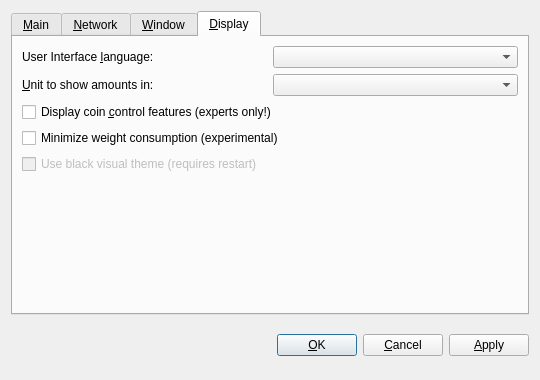
<?xml version="1.0" encoding="UTF-8"?>
<ui version="4.0">
 <class>OptionsDialog</class>
 <widget class="QDialog" name="OptionsDialog">
  <property name="geometry">
   <rect>
    <x>0</x>
    <y>0</y>
    <width>540</width>
    <height>380</height>
   </rect>
  </property>
  <property name="windowTitle">
   <string>Options</string>
  </property>
  <property name="modal">
   <bool>true</bool>
  </property>
  <layout class="QVBoxLayout" name="verticalLayout">
   <item>
    <widget class="QTabWidget" name="tabWidget">
     <property name="tabPosition">
      <enum>QTabWidget::North</enum>
     </property>
     <property name="currentIndex">
      <number>3</number>
     </property>
     <widget class="QWidget" name="tabMain">
      <attribute name="title">
       <string>&amp;Main</string>
      </attribute>
      <layout class="QVBoxLayout" name="verticalLayout_Main">
       <item>
        <widget class="QLabel" name="transactionFeeInfoLabel">
         <property name="text">
          <string>Optional transaction fee per kB that helps make sure your transactions are processed quickly. Most transactions are 1 kB. Fee 0.01 recommended.</string>
         </property>
         <property name="textFormat">
          <enum>Qt::PlainText</enum>
         </property>
         <property name="wordWrap">
          <bool>true</bool>
         </property>
        </widget>
       </item>
       <item>
        <layout class="QHBoxLayout" name="horizontalLayoutFee">
         <item>
          <widget class="QLabel" name="transactionFeeLabel">
           <property name="text">
            <string>Pay transaction &amp;fee</string>
           </property>
           <property name="textFormat">
            <enum>Qt::PlainText</enum>
           </property>
           <property name="buddy">
            <cstring>transactionFee</cstring>
           </property>
          </widget>
         </item>
         <item>
          <widget class="BitcoinAmountField" name="transactionFee"/>
         </item>
         <item>
          <spacer name="horizontalSpacerFee">
           <property name="orientation">
            <enum>Qt::Horizontal</enum>
           </property>
           <property name="sizeHint" stdset="0">
            <size>
             <width>40</width>
             <height>20</height>
            </size>
           </property>
          </spacer>
         </item>
        </layout>
       </item>
       <item>
        <widget class="QLabel" name="reserveBalanceInfoLabel">
         <property name="text">
          <string>Reserved amount does not participate in staking and is therefore spendable at any time.</string>
         </property>
         <property name="textFormat">
          <enum>Qt::PlainText</enum>
         </property>
         <property name="wordWrap">
          <bool>true</bool>
         </property>
        </widget>
       </item>
       <item>
        <layout class="QHBoxLayout" name="horizontalLayoutReserveBalance">
         <item>
          <widget class="QLabel" name="reserveBalanceLabel">
           <property name="text">
            <string>Reserve</string>
           </property>
           <property name="textFormat">
            <enum>Qt::PlainText</enum>
           </property>
           <property name="buddy">
            <cstring>reserveBalance</cstring>
           </property>
          </widget>
         </item>
         <item>
          <widget class="BitcoinAmountField" name="reserveBalance"/>
         </item>
         <item>
          <spacer name="horizontalSpacerReserveBalance">
           <property name="orientation">
            <enum>Qt::Horizontal</enum>
           </property>
           <property name="sizeHint" stdset="0">
            <size>
             <width>40</width>
             <height>20</height>
            </size>
           </property>
          </spacer>
         </item>
        </layout>
       </item>
       <item>
        <widget class="QCheckBox" name="bitcoinAtStartup">
         <property name="toolTip">
          <string>Automatically start nodex after logging in to the system.</string>
         </property>
         <property name="text">
          <string>&amp;Start nodex on system login</string>
         </property>
        </widget>
       </item>
       <item>
        <spacer name="verticalSpacer_Main">
         <property name="orientation">
          <enum>Qt::Vertical</enum>
         </property>
         <property name="sizeHint" stdset="0">
          <size>
           <width>20</width>
           <height>40</height>
          </size>
         </property>
        </spacer>
       </item>
      </layout>
     </widget>
     <widget class="QWidget" name="tabNetwork">
      <attribute name="title">
       <string>&amp;Network</string>
      </attribute>
      <layout class="QVBoxLayout" name="verticalLayout_Network">
       <item>
        <widget class="QCheckBox" name="mapPortUpnp">
         <property name="toolTip">
          <string>Automatically open the nodex client port on the router. This only works when your router supports UPnP and it is enabled.</string>
         </property>
         <property name="text">
          <string>Map port using &amp;UPnP</string>
         </property>
        </widget>
       </item>
       <item>
        <widget class="QCheckBox" name="connectSocks">
         <property name="toolTip">
          <string>Connect to the nodex network through a SOCKS5 proxy (e.g. when connecting through Tor).</string>
         </property>
         <property name="text">
          <string>&amp;Connect through SOCKS5 proxy:</string>
         </property>
        </widget>
       </item>
       <item>
        <layout class="QHBoxLayout" name="horizontalLayout_Network">
         <item>
          <widget class="QLabel" name="proxyIpLabel">
           <property name="text">
            <string>Proxy &amp;IP:</string>
           </property>
           <property name="textFormat">
            <enum>Qt::PlainText</enum>
           </property>
           <property name="buddy">
            <cstring>proxyIp</cstring>
           </property>
          </widget>
         </item>
         <item>
          <widget class="QValidatedLineEdit" name="proxyIp">
           <property name="maximumSize">
            <size>
             <width>140</width>
             <height>16777215</height>
            </size>
           </property>
           <property name="toolTip">
            <string>IP address of the proxy (e.g. 127.0.0.1)</string>
           </property>
          </widget>
         </item>
         <item>
          <widget class="QLabel" name="proxyPortLabel">
           <property name="text">
            <string>&amp;Port:</string>
           </property>
           <property name="textFormat">
            <enum>Qt::PlainText</enum>
           </property>
           <property name="buddy">
            <cstring>proxyPort</cstring>
           </property>
          </widget>
         </item>
         <item>
          <widget class="QLineEdit" name="proxyPort">
           <property name="maximumSize">
            <size>
             <width>55</width>
             <height>16777215</height>
            </size>
           </property>
           <property name="toolTip">
            <string>Port of the proxy (e.g. 9050)</string>
           </property>
          </widget>
         </item>
         <item>
          <spacer name="horizontalSpacer_Network">
           <property name="orientation">
            <enum>Qt::Horizontal</enum>
           </property>
           <property name="sizeHint" stdset="0">
            <size>
             <width>40</width>
             <height>20</height>
            </size>
           </property>
          </spacer>
         </item>
        </layout>
       </item>
       <item>
        <spacer name="verticalSpacer_Network">
         <property name="orientation">
          <enum>Qt::Vertical</enum>
         </property>
         <property name="sizeHint" stdset="0">
          <size>
           <width>20</width>
           <height>40</height>
          </size>
         </property>
        </spacer>
       </item>
      </layout>
     </widget>
     <widget class="QWidget" name="tabWindow">
      <attribute name="title">
       <string>&amp;Window</string>
      </attribute>
      <layout class="QVBoxLayout" name="verticalLayout_Window">
       <item>
        <widget class="QCheckBox" name="minimizeToTray">
         <property name="toolTip">
          <string>Show only a tray icon after minimizing the window.</string>
         </property>
         <property name="text">
          <string>&amp;Minimize to the tray instead of the taskbar</string>
         </property>
        </widget>
       </item>
       <item>
        <widget class="QCheckBox" name="minimizeOnClose">
         <property name="toolTip">
          <string>Minimize instead of exit the application when the window is closed. When this option is enabled, the application will be closed only after selecting Quit in the menu.</string>
         </property>
         <property name="text">
          <string>M&amp;inimize on close</string>
         </property>
        </widget>
       </item>
       <item>
        <spacer name="verticalSpacer_Window">
         <property name="orientation">
          <enum>Qt::Vertical</enum>
         </property>
         <property name="sizeHint" stdset="0">
          <size>
           <width>20</width>
           <height>40</height>
          </size>
         </property>
        </spacer>
       </item>
      </layout>
     </widget>
     <widget class="QWidget" name="tabDisplay">
      <attribute name="title">
       <string>&amp;Display</string>
      </attribute>
      <layout class="QVBoxLayout" name="verticalLayout_Display">
       <item>
        <layout class="QHBoxLayout" name="horizontalLayout_1_Display">
         <item>
          <widget class="QLabel" name="langLabel">
           <property name="text">
            <string>User Interface &amp;language:</string>
           </property>
           <property name="textFormat">
            <enum>Qt::PlainText</enum>
           </property>
           <property name="buddy">
            <cstring>lang</cstring>
           </property>
          </widget>
         </item>
         <item>
          <widget class="QValueComboBox" name="lang">
           <property name="toolTip">
            <string>The user interface language can be set here. This setting will take effect after restarting nodex.</string>
           </property>
          </widget>
         </item>
        </layout>
       </item>
       <item>
        <layout class="QHBoxLayout" name="horizontalLayout_2_Display">
         <item>
          <widget class="QLabel" name="unitLabel">
           <property name="text">
            <string>&amp;Unit to show amounts in:</string>
           </property>
           <property name="textFormat">
            <enum>Qt::PlainText</enum>
           </property>
           <property name="buddy">
            <cstring>unit</cstring>
           </property>
          </widget>
         </item>
         <item>
          <widget class="QValueComboBox" name="unit">
           <property name="toolTip">
            <string>Choose the default subdivision unit to show in the interface and when sending coins.</string>
           </property>
          </widget>
         </item>
        </layout>
       </item>
       <item>
        <widget class="QCheckBox" name="coinControlFeatures">
         <property name="toolTip">
          <string>Whether to show coin control features or not.</string>
         </property>
         <property name="text">
          <string>Display coin &amp;control features (experts only!)</string>
         </property>
        </widget>
       </item>
       <item>
        <widget class="QCheckBox" name="minimizeCoinAge">
         <property name="toolTip">
          <string>Whether to select the coin outputs randomly or with minimal coin age.</string>
         </property>
         <property name="text">
          <string>Minimize weight consumption (experimental)</string>
         </property>
        </widget>
       </item>
       <item>
        <widget class="QCheckBox" name="useBlackTheme">
         <property name="enabled">
          <bool>false</bool>
         </property>
         <property name="text">
          <string>Use black visual theme (requires restart)</string>
         </property>
        </widget>
       </item>
       <item>
        <spacer name="verticalSpacer_Display">
         <property name="orientation">
          <enum>Qt::Vertical</enum>
         </property>
         <property name="sizeHint" stdset="0">
          <size>
           <width>20</width>
           <height>40</height>
          </size>
         </property>
        </spacer>
       </item>
      </layout>
     </widget>
    </widget>
   </item>
   <item>
    <layout class="QHBoxLayout" name="horizontalLayout_Buttons">
     <item>
      <spacer name="horizontalSpacer_1">
       <property name="orientation">
        <enum>Qt::Horizontal</enum>
       </property>
       <property name="sizeHint" stdset="0">
        <size>
         <width>40</width>
         <height>48</height>
        </size>
       </property>
      </spacer>
     </item>
     <item>
      <widget class="QLabel" name="statusLabel">
       <property name="font">
        <font>
         <weight>75</weight>
         <bold>true</bold>
        </font>
       </property>
       <property name="text">
        <string/>
       </property>
       <property name="textFormat">
        <enum>Qt::PlainText</enum>
       </property>
       <property name="wordWrap">
        <bool>true</bool>
       </property>
      </widget>
     </item>
     <item>
      <spacer name="horizontalSpacer_2">
       <property name="orientation">
        <enum>Qt::Horizontal</enum>
       </property>
       <property name="sizeHint" stdset="0">
        <size>
         <width>40</width>
         <height>48</height>
        </size>
       </property>
      </spacer>
     </item>
     <item>
      <widget class="QPushButton" name="okButton">
       <property name="text">
        <string>&amp;OK</string>
       </property>
      </widget>
     </item>
     <item>
      <widget class="QPushButton" name="cancelButton">
       <property name="text">
        <string>&amp;Cancel</string>
       </property>
       <property name="autoDefault">
        <bool>false</bool>
       </property>
      </widget>
     </item>
     <item>
      <widget class="QPushButton" name="applyButton">
       <property name="text">
        <string>&amp;Apply</string>
       </property>
       <property name="autoDefault">
        <bool>false</bool>
       </property>
      </widget>
     </item>
    </layout>
   </item>
  </layout>
 </widget>
 <customwidgets>
  <customwidget>
   <class>BitcoinAmountField</class>
   <extends>QSpinBox</extends>
   <header>bitcoinamountfield.h</header>
  </customwidget>
  <customwidget>
   <class>QValueComboBox</class>
   <extends>QComboBox</extends>
   <header>qvaluecombobox.h</header>
  </customwidget>
  <customwidget>
   <class>QValidatedLineEdit</class>
   <extends>QLineEdit</extends>
   <header>qvalidatedlineedit.h</header>
  </customwidget>
 </customwidgets>
 <resources/>
 <connections/>
</ui>
